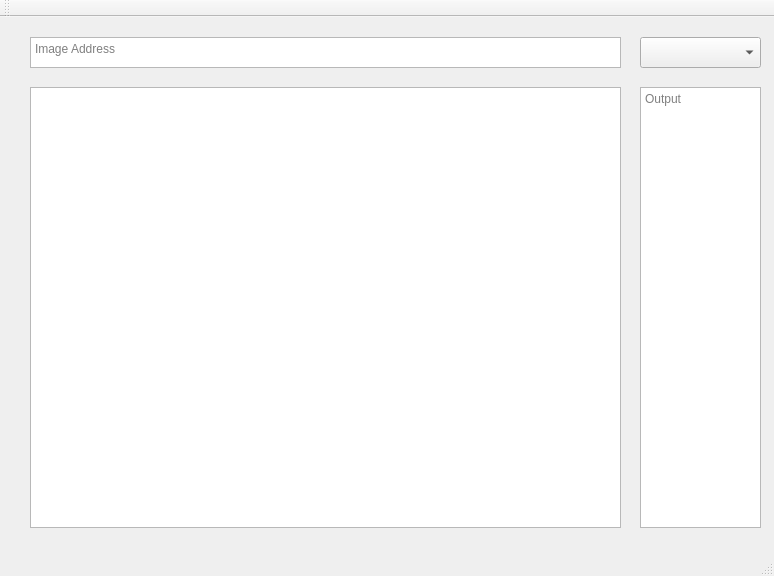
<?xml version="1.0" encoding="UTF-8"?>
<ui version="4.0">
 <class>MainWindow</class>
 <widget class="QMainWindow" name="MainWindow">
  <property name="geometry">
   <rect>
    <x>0</x>
    <y>0</y>
    <width>774</width>
    <height>576</height>
   </rect>
  </property>
  <property name="windowTitle">
   <string>MainWindow</string>
  </property>
  <widget class="QWidget" name="centralWidget">
   <widget class="QPlainTextEdit" name="plainTextEdit">
    <property name="geometry">
     <rect>
      <x>30</x>
      <y>20</y>
      <width>591</width>
      <height>31</height>
     </rect>
    </property>
    <property name="placeholderText">
     <string>Image Address</string>
    </property>
   </widget>
   <widget class="QGraphicsView" name="graphicsView">
    <property name="geometry">
     <rect>
      <x>30</x>
      <y>70</y>
      <width>591</width>
      <height>441</height>
     </rect>
    </property>
   </widget>
   <widget class="QTextBrowser" name="resultsOutput">
    <property name="enabled">
     <bool>true</bool>
    </property>
    <property name="geometry">
     <rect>
      <x>640</x>
      <y>70</y>
      <width>121</width>
      <height>441</height>
     </rect>
    </property>
    <property name="placeholderText">
     <string>Output</string>
    </property>
   </widget>
   <widget class="QComboBox" name="toDoList">
    <property name="geometry">
     <rect>
      <x>640</x>
      <y>20</y>
      <width>121</width>
      <height>31</height>
     </rect>
    </property>
    <item>
     <property name="text">
      <string/>
     </property>
    </item>
    <item>
     <property name="text">
      <string>Load Image</string>
     </property>
    </item>
    <item>
     <property name="text">
      <string>Gray Image and Calculate Mean</string>
     </property>
    </item>
    <item>
     <property name="text">
      <string>Average Brightness</string>
     </property>
    </item>
    <item>
     <property name="text">
      <string>Detect Edge</string>
     </property>
    </item>
    <item>
     <property name="text">
      <string>BlurBox</string>
     </property>
    </item>
   </widget>
  </widget>
  <widget class="QMenuBar" name="menuBar">
   <property name="geometry">
    <rect>
     <x>0</x>
     <y>0</y>
     <width>774</width>
     <height>21</height>
    </rect>
   </property>
  </widget>
  <widget class="QToolBar" name="mainToolBar">
   <attribute name="toolBarArea">
    <enum>TopToolBarArea</enum>
   </attribute>
   <attribute name="toolBarBreak">
    <bool>false</bool>
   </attribute>
  </widget>
  <widget class="QStatusBar" name="statusBar"/>
 </widget>
 <layoutdefault spacing="6" margin="11"/>
 <resources/>
 <connections/>
</ui>
